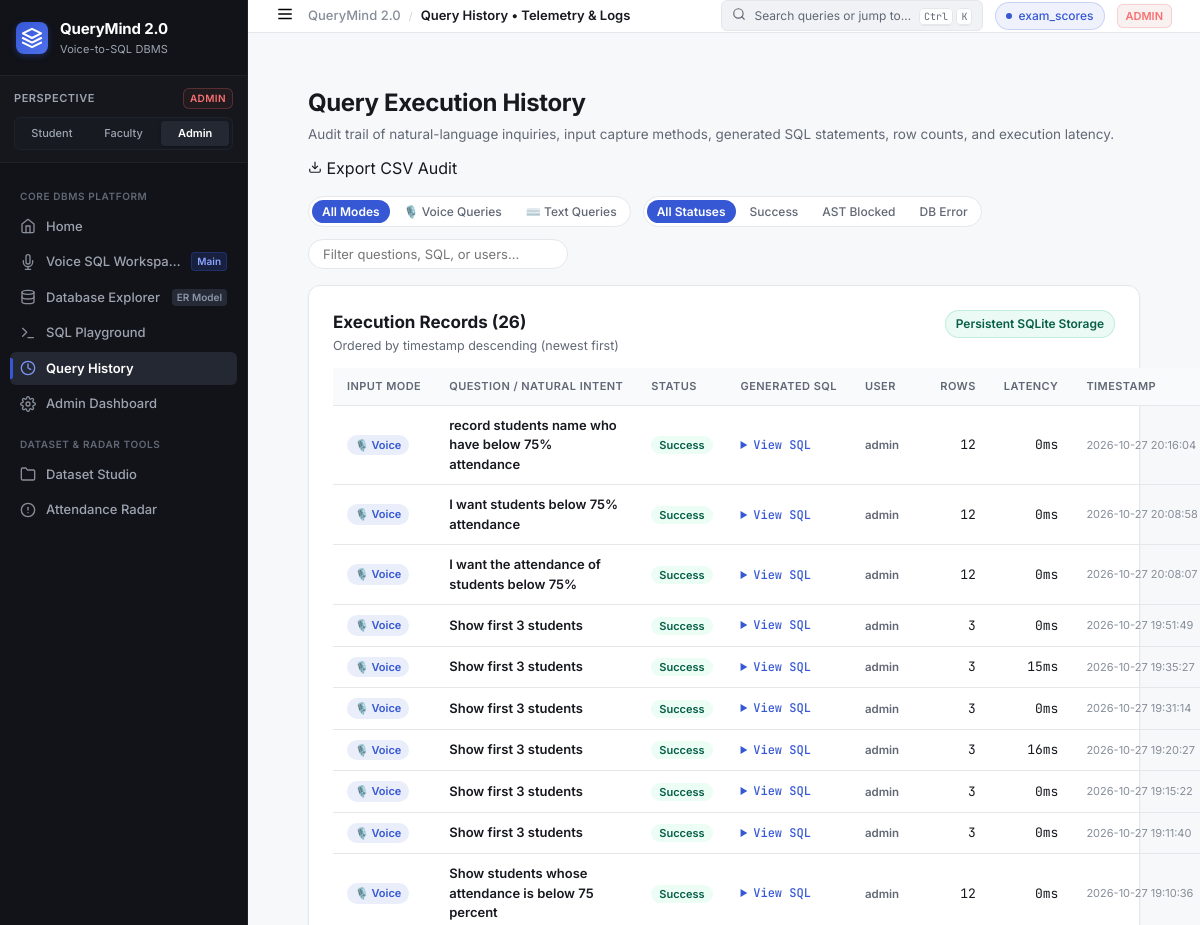
Before: /history (upper part) with the older database file.
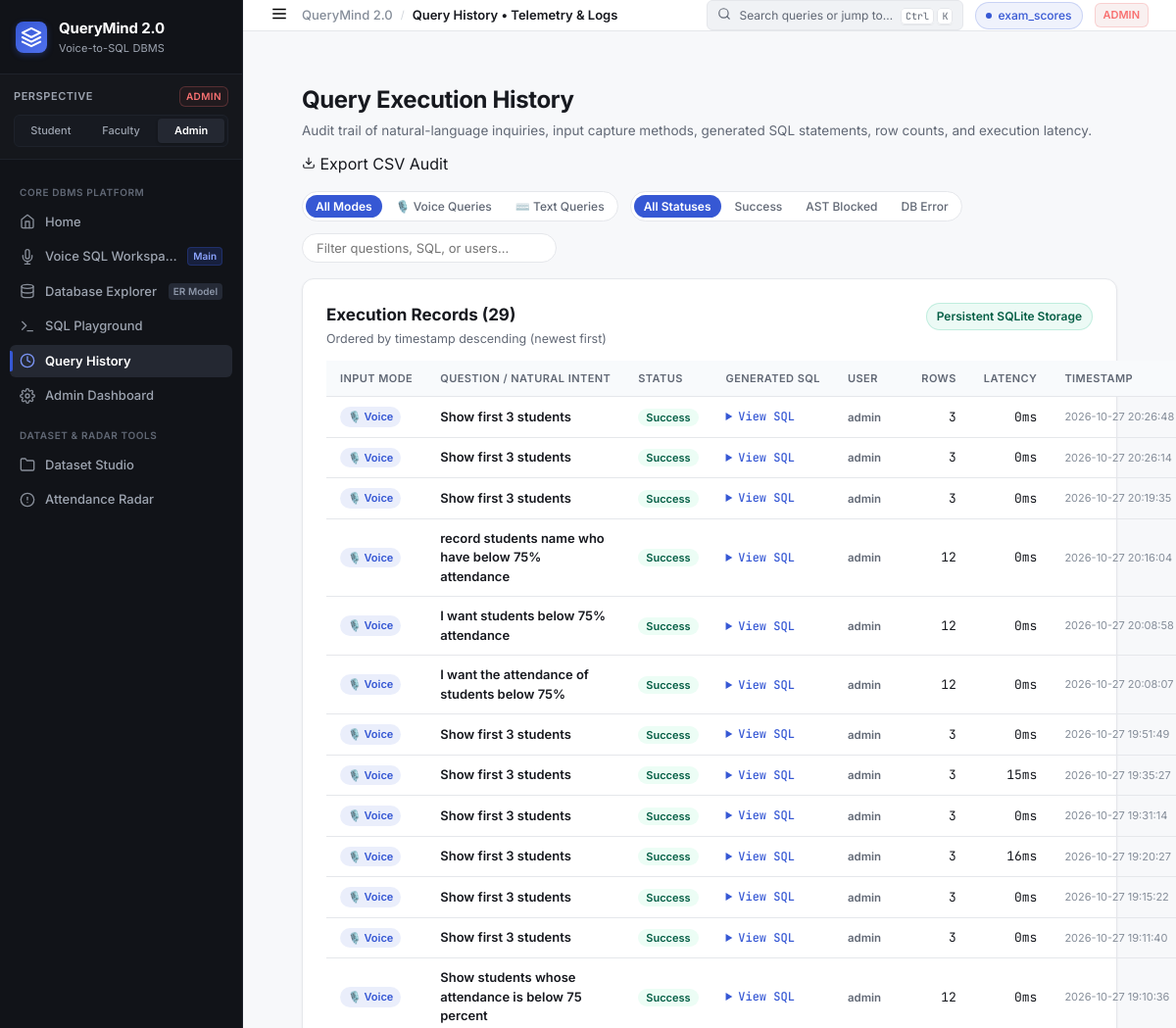
After: the same page with the newer database file.
### tables this page shows
CREATE TABLE dataset_registry (
            id           INTEGER PRIMARY KEY AUTOINCREMENT,
            table_name   TEXT NOT NULL UNIQUE,
            display_name TEXT NOT NULL,
            row_count    INTEGER DEFAULT 0,
            col_count    INTEGER DEFAULT 0,
            columns_json TEXT,
            uploaded_by  TEXT,
            uploaded_at  TEXT DEFAULT (datetime('now'))
        );

CREATE TABLE query_logs (
        id               INTEGER PRIMARY KEY AUTOINCREMENT,
        user_id          INTEGER,
        username         TEXT,
        question         TEXT,
        generated_sql    TEXT,
        status           TEXT,
        execution_time_ms INTEGER,
        result_row_count INTEGER,
        error            TEXT,
        timestamp        TEXT DEFAULT (datetime('now'))
    , input_mode TEXT DEFAULT 'text');

### app.py (the view)
@app.route("/history")
@login_required
def history():
    role = session["role"]
    records = get_all_history(200) if role in ("admin","teacher") \
              else get_query_history(session["user_id"], 100)
    return render_template("history.html", records=records, role=role)

### templates/history.html (shortened to what this page needs)
{% extends "base.html" %}
{% block breadcrumb %}Query History &bull; Telemetry &amp; Logs{% endblock %}
{% block content %}
<div class="page-container">
  <div class="explorer-header-bar">
    <div class="ehb-left">
      <h1 class="page-heading">Query Execution History</h1>
      <p class="page-subheading">
        Audit trail of natural-language inquiries, input capture methods, generated SQL statements, row counts, and execution latency.
      </p>
    </div>
    <div class="ehb-right">
      <a href="{{ url_for('export_csv') }}" class="btn-secondary-action">
        <svg width="14" height="14" viewBox="0 0 24 24" fill="none" stroke="currentColor" stroke-width="2">
          <path d="M21 15v4a2 2 0 0 1-2 2H5a2 2 0 0 1-2-2v-4"></path>
          <polyline points="7 10 12 15 17 10"></polyline>
          <line x1="12" y1="15" x2="12" y2="3"></line>
        </svg>
        <span>Export CSV Audit</span>
      </a>
    </div>
  </div>
  <div class="history-toolbar-strip mt-4">
    <div class="history-filters-left">
      <div class="filter-pills" id="inputFilterChips">
        <button type="button" class="chip-filter active" onclick="filterByInputMode(null, this)">All Modes</button>
        <button type="button" class="chip-filter" onclick="filterByInputMode('voice', this)">🎙️ Voice Queries</button>
        <button type="button" class="chip-filter" onclick="filterByInputMode('text', this)">⌨️ Text Queries</button>
      </div>
      <div class="filter-pills" id="statusFilterChips">
        <button type="button" class="chip-filter active" onclick="filterByStatus(null, this)">All Statuses</button>
        <button type="button" class="chip-filter" onclick="filterByStatus('success', this)">Success</button>
        <button type="button" class="chip-filter" onclick="filterByStatus('validation_failed', this)">AST Blocked</button>
        <button type="button" class="chip-filter" onclick="filterByStatus('db_error', this)">DB Error</button>
      </div>
    </div>
    <div class="history-search-right">
      <input type="text" id="histSearchInput" placeholder="Filter questions, SQL, or users…" oninput="applyHistoryFilters()"
             class="input-search-modern" />
    </div>
  </div>
  <div class="workspace-card mt-4">
    <div class="card-title-row">
      <div class="card-title-group">
        <h2 class="card-main-title">Execution Records ({{ records|length if records else 0 }})</h2>
        <p class="card-sub-title">Ordered by timestamp descending (newest first)</p>
      </div>
      <span class="pipeline-status-badge">Persistent SQLite Storage</span>
    </div>
    <div class="table-scroll-container mt-3">
      <table class="data-table-modern" id="historyTable">
        <thead>
          <tr>
            <th style="width: 90px;">Input Mode</th>
            <th>Question / Natural Intent</th>
            <th>Status</th>
            <th>Generated SQL</th>
            <th>User</th>
            <th>Rows</th>
            <th>Latency</th>
            <th>Timestamp</th>
          </tr>
        </thead>
        <tbody id="historyTableBody">
          {% if records %}
            {% for rec in records %}
            <tr data-status="{{ rec.status }}"
                data-mode="{{ rec.input_mode if rec.input_mode else 'text' }}"
                data-text="{{ rec.question | lower }} {{ rec.username | lower }} {{ rec.generated_sql | lower if rec.generated_sql else '' }}">
              <td>
                {% if rec.input_mode == 'voice' %}
                <span class="badge-mode-voice" title="Captured via browser Speech Recognition">🎙️ Voice</span>
                {% else %}
                <span class="badge-mode-text" title="Entered via text input or playground">⌨️ Text</span>
                {% endif %}
              </td>
              <td style="font-weight: 600; max-width: 260px;">{{ rec.question }}</td>
              <td>
                {% if rec.status == 'success' %}
                  <span class="badge-status-success">Success</span>
                {% elif rec.status in ('validation_failed', 'blocked') %}
                  <span class="badge-status-blocked">AST Blocked</span>
                {% elif rec.status == 'no_match' %}
                  <span class="badge-status-nomatch">No Match</span>
                {% else %}
                  <span class="badge-status-error">Error</span>
                {% endif %}
              </td>
              <td style="max-width: 280px;">
                {% if rec.generated_sql %}
                <details class="sql-details-dropdown">
                  <summary class="sql-summary-link">View SQL</summary>
                </details>
                {% else %}
                <span class="text-muted-dash">&mdash;</span>
                {% endif %}
              </td>
              <td><span class="badge-user">{{ rec.username }}</span></td>
              <td style="font-family: var(--font-mono); text-align: right;">{{ rec.result_row_count if rec.result_row_count is not none else '&mdash;' }}</td>
              <td style="font-family: var(--font-mono); text-align: right;">{{ rec.execution_time_ms if rec.execution_time_ms is not none else '&mdash;' }}ms</td>
              <td style="font-size: 11px; color: var(--text-muted); white-space: nowrap;">{{ rec.timestamp }}</td>
            </tr>
            {% endfor %}
          {% else %}
            <tr>
              <td colspan="9" style="text-align: center; padding: 48px; color: var(--text-muted);">
                No query execution history recorded yet. Execute queries in the Voice Workspace or SQL Playground to populate this log.
              </td>
            </tr>
          {% endif %}
        </tbody>
      </table>
    </div>
  </div>
</div>
{% endblock %}

### templates/base.html (shortened to what this page needs)
<!DOCTYPE html>
<html lang="en">
<head>
  <link rel="stylesheet" href="{{ url_for('static', filename='css/style.css') }}" />
</head>
<body class="app-shell role-{{ current_role }}">
  <aside class="sidebar-rail">
    <div class="sidebar-brand">
      <a href="{{ url_for('home') }}" class="brand-link">
        <div class="brand-logo-mark">
          <svg width="22" height="22" viewBox="0 0 24 24" fill="none" stroke="currentColor" stroke-width="2.2" stroke-linecap="round" stroke-linejoin="round">
            <polygon points="12 2 2 7 12 12 22 7 12 2"></polygon>
            <polyline points="2 17 12 22 22 17"></polyline>
            <polyline points="2 12 12 17 22 12"></polyline>
          </svg>
        </div>
        <div class="brand-text-block">
          <span class="brand-title">QueryMind 2.0</span>
          <span class="brand-tagline">Voice-to-SQL DBMS</span>
        </div>
      </a>
    </div>
    <div class="role-perspective-box">
      <div class="rpb-header">
        <span class="rpb-label">Perspective</span>
        <span class="rpb-role-badge badge-{{ current_role }}">{{ current_role|upper }}</span>
      </div>
      <div class="role-pills">
        <a href="{{ url_for('switch_role', target_role='student') }}"
           class="role-pill {% if current_role == 'student' %}active{% endif %}" title="Switch to Student Perspective (Aarav Sharma)">
          Student
        </a>
        <a href="{{ url_for('switch_role', target_role='teacher') }}"
           class="role-pill {% if current_role in ('teacher', 'faculty') %}active{% endif %}" title="Switch to Faculty Perspective (Prof. Sharma)">
          Faculty
        </a>
        <a href="{{ url_for('switch_role', target_role='admin') }}"
           class="role-pill {% if current_role == 'admin' %}active{% endif %}" title="Switch to Administrator Governance">
          Admin
        </a>
      </div>
    </div>
    <nav class="sidebar-nav">
      <div class="nav-group-header">Core DBMS Platform</div>
      <a href="{{ url_for('home') }}" class="nav-item {% if request.endpoint == 'home' %}active{% endif %}">
        <span class="nav-icon">
          <svg width="16" height="16" viewBox="0 0 24 24" fill="none" stroke="currentColor" stroke-width="2" stroke-linecap="round" stroke-linejoin="round">
            <path d="M3 9l9-7 9 7v11a2 2 0 0 1-2 2H5a2 2 0 0 1-2-2z"></path>
            <polyline points="9 22 9 12 15 12 15 22"></polyline>
          </svg>
        </span>
        <span class="nav-label">Home</span>
      </a>
      <a href="{{ url_for('voice_sql_workspace') }}" class="nav-item {% if request.endpoint in ('voice_sql_workspace', 'workspace') %}active{% endif %}">
        <span class="nav-icon">
        </span>
        <span class="nav-label">Voice SQL Workspace</span>
        <span class="nav-meta-badge voice-pulse">Main</span>
      </a>
      <a href="{{ url_for('database_explorer') }}" class="nav-item {% if request.endpoint == 'database_explorer' %}active{% endif %}">
        <span class="nav-icon">
          <svg width="16" height="16" viewBox="0 0 24 24" fill="none" stroke="currentColor" stroke-width="2" stroke-linecap="round" stroke-linejoin="round">
            <ellipse cx="12" cy="5" rx="9" ry="3"></ellipse>
            <path d="M21 12c0 1.66-4 3-9 3s-9-1.34-9-3"></path>
            <path d="M3 5v14c0 1.66 4 3 9 3s9-1.34 9-3V5"></path>
          </svg>
        </span>
        <span class="nav-label">Database Explorer</span>
        <span class="nav-meta-badge">ER Model</span>
      </a>
      <a href="{{ url_for('sql_playground') }}" class="nav-item {% if request.endpoint == 'sql_playground' %}active{% endif %}">
        <span class="nav-icon">
          <svg width="16" height="16" viewBox="0 0 24 24" fill="none" stroke="currentColor" stroke-width="2" stroke-linecap="round" stroke-linejoin="round">
            <polyline points="4 17 10 11 4 5"></polyline>
            <line x1="12" y1="19" x2="20" y2="19"></line>
          </svg>
        </span>
        <span class="nav-label">SQL Playground</span>
      </a>
      <a href="{{ url_for('history') }}" class="nav-item {% if request.endpoint == 'history' %}active{% endif %}">
        <span class="nav-icon">
          <svg width="16" height="16" viewBox="0 0 24 24" fill="none" stroke="currentColor" stroke-width="2" stroke-linecap="round" stroke-linejoin="round">
            <circle cx="12" cy="12" r="10"></circle>
            <polyline points="12 6 12 12 16 14"></polyline>
          </svg>
        </span>
        <span class="nav-label">Query History</span>
      </a>
      <a href="{{ url_for('admin_dashboard') }}" class="nav-item {% if request.endpoint in ('admin_dashboard', 'dashboard') %}active{% endif %}">
        <span class="nav-icon">
        </span>
        <span class="nav-label">Admin Dashboard</span>
      </a>
      <div class="nav-group-header">Dataset &amp; Radar Tools</div>
      <a href="{{ url_for('portal1') }}" class="nav-item {% if request.endpoint == 'portal1' %}active{% endif %}">
        <span class="nav-icon">
          <svg width="16" height="16" viewBox="0 0 24 24" fill="none" stroke="currentColor" stroke-width="2" stroke-linecap="round" stroke-linejoin="round">
            <path d="M22 19a2 2 0 0 1-2 2H4a2 2 0 0 1-2-2V5a2 2 0 0 1 2-2h5l2 3h9a2 2 0 0 1 2 2z"></path>
          </svg>
        </span>
        <span class="nav-label">Dataset Studio</span>
      </a>
      {% if current_role in ('admin', 'teacher') %}
      <a href="{{ url_for('defaulters') }}" class="nav-item {% if request.endpoint == 'defaulters' %}active{% endif %}">
        <span class="nav-icon">
          <svg width="16" height="16" viewBox="0 0 24 24" fill="none" stroke="currentColor" stroke-width="2" stroke-linecap="round" stroke-linejoin="round">
            <circle cx="12" cy="12" r="10"></circle>
            <line x1="12" y1="8" x2="12" y2="12"></line>
            <line x1="12" y1="16" x2="12.01" y2="16"></line>
          </svg>
        </span>
        <span class="nav-label">Attendance Radar</span>
      </a>
      {% endif %}
    </nav>
  </aside>
  <div class="app-main-layout">
    <header class="workspace-topbar">
      <div class="topbar-left">
        <button type="button" class="mobile-drawer-btn" onclick="toggleMobileSidebar()" aria-label="Toggle navigation drawer">
          <svg width="18" height="18" viewBox="0 0 24 24" fill="none" stroke="currentColor" stroke-width="2">
            <line x1="3" y1="12" x2="21" y2="12"></line>
            <line x1="3" y1="6" x2="21" y2="6"></line>
            <line x1="3" y1="18" x2="21" y2="18"></line>
          </svg>
        </button>
        <nav class="breadcrumb-trail" aria-label="Breadcrumb">
          <span class="bc-root">QueryMind 2.0</span>
          <span class="bc-sep">/</span>
          <span class="bc-current">
            {% block breadcrumb %}{% endblock %}
          </span>
        </nav>
      </div>
      <div class="topbar-right">
        <button type="button" class="command-palette-trigger" onclick="openCommandPalette()">
          <span class="cpt-icon">
            <svg width="14" height="14" viewBox="0 0 24 24" fill="none" stroke="currentColor" stroke-width="2" stroke-linecap="round" stroke-linejoin="round">
              <circle cx="11" cy="11" r="8"></circle>
              <line x1="21" y1="21" x2="16.65" y2="16.65"></line>
            </svg>
          </span>
          <span class="cpt-text">Search queries or jump to…</span>
          <span class="cpt-shortcut"><kbd>Ctrl</kbd> <kbd>K</kbd></span>
        </button>
        {% if active_dataset_name %}
        <div class="dataset-pill" title="Currently active dataset table">
          <span class="dsp-dot"></span>
          <span class="dsp-name">{{ active_dataset_name }}</span>
        </div>
        {% elif global_datasets and global_datasets|length > 0 %}
        <div class="dataset-pill" title="Loaded datasets">
          <span class="dsp-dot"></span>
          <span class="dsp-name">{{ global_datasets[0].display_name }}</span>
        </div>
        {% endif %}
        <span class="topbar-role-badge badge-{{ current_role }}">
          {{ current_role|upper }}
        </span>
      </div>
    </header>
    <main class="content-canvas">
      {% block content %}{% endblock %}
    </main>
  </div>
</body>
</html>

Changed rows visible on the page:
added query_logs: input_mode "🎙️ Voice", question "Show first 3 students", status "Success", username "admin", result_row_count "3", execution_time_ms "0", timestamp "2026-10-27 20:26:48"
added query_logs: input_mode "🎙️ Voice", question "Show first 3 students", status "Success", username "admin", result_row_count "3", execution_time_ms "0", timestamp "2026-10-27 20:26:14"
added query_logs: input_mode "🎙️ Voice", question "Show first 3 students", status "Success", username "admin", result_row_count "3", execution_time_ms "0", timestamp "2026-10-27 20:19:35"
Other visible differences:
{{ records|length if records else 0 }}: "26" → "29"
